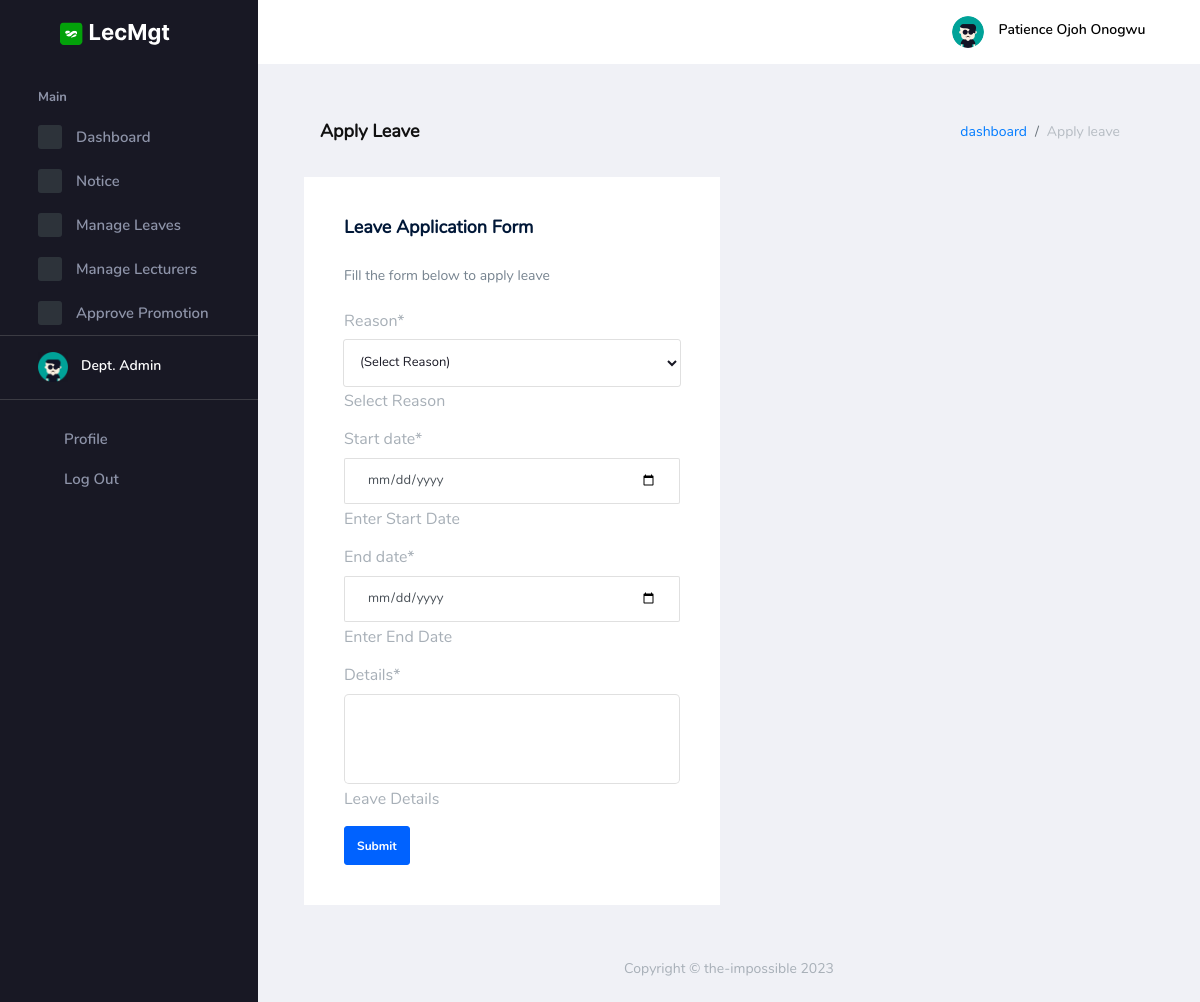
Screenshot of /auth/apply_leave (signed in) with the database file from the repository.
### lecMgt_auth/models.py (models this page shows, shortened)
class User(AbstractBaseUser, PermissionsMixin):
    user_id = models.UUIDField(
        default=uuid.uuid4, primary_key=True, unique=True, editable=False)
    email = models.CharField(max_length=100, db_index=True,
                             unique=True, verbose_name='email address', blank=True)
    name = models.CharField(
        max_length=100, db_index=True, blank=True, null=True)
    pics = models.ImageField(
        default='img/user.png', upload_to='uploads/', null=True)
    department = models.ForeignKey(
        Department, on_delete=models.CASCADE, blank=True, null=True,)
    date_joined = models.DateTimeField(
        verbose_name='date_joined', auto_now_add=True)
    last_login = models.DateTimeField(
        verbose_name='last_login', auto_now=True, null=True)
    is_active = models.BooleanField(default=True)
    is_staff = models.BooleanField(default=False)
    is_dept = models.BooleanField(default=False)
    is_central = models.BooleanField(default=False)
    is_dean = models.BooleanField(default=False)
    is_hod = models.BooleanField(default=False)
    is_superuser = models.BooleanField(default=False)
    USERNAME_FIELD = 'email'
    REQUIRED_FIELDS = ['name',]
    objects = UserManager()
    class Meta:
        db_table = 'Users'
        verbose_name_plural = 'Users'

class Reasons(models.Model):
    reason_id = models.UUIDField(
        default=uuid.uuid4, primary_key=True, unique=True, editable=False)
    reason_title = models.CharField(max_length=50, unique=True)
    def __str__(self):
        return self.reason_title
    class Meta:
        db_table = 'Reasons'
        verbose_name_plural = 'Reasons'

class Leave(models.Model):
    leave_id = models.UUIDField(
        default=uuid.uuid4, primary_key=True, unique=True, editable=False)
    user = models.ForeignKey(
        User, on_delete=models.CASCADE, blank=True, null=True)
    start_date = models.DateField(null=True)
    end_date = models.DateField(null=True)
    details = models.TextField(blank=True, null=True)
    reason = models.ForeignKey(
        Reasons, on_delete=models.CASCADE, blank=True, null=True)
    dept_approval = models.BooleanField(default=False)
    created = models.DateTimeField(
        verbose_name='date_created', auto_now_add=True)
    class Meta:
        db_table = 'Leave'
        verbose_name_plural = 'Leave'

### lecMgt_auth/views.py (the view, shortened to what this page needs)
# urls.py: path('apply_leave', LeaveCreateView.as_view(), name="apply_leave"),
class LeaveCreateView(LoginRequiredMixin, SuccessMessageMixin, CreateView):
    model = Leave
    form_class = LeaveApplicationForm
    template_name = "backend/auth/leave/create_update_leave.html"
    success_message = "Leave has been requested successfully!"
    def get_context_data(self, **kwargs):
        context = super().get_context_data(**kwargs)
        context["type"] = 'Apply'
        return context

### lecMgt_auth/forms.py
class LeaveApplicationForm(forms.ModelForm):
    details = forms.CharField(help_text='Leave Details', widget=forms.Textarea(
        attrs={
            'class': 'form-control form-control-lg input-lg',
            'rows': 3,
        }
    ))
    reason = forms.ModelChoiceField(queryset=Reasons.objects.all(), empty_label="(Select Reason)", required=True, help_text="Select Reason",  widget=forms.Select(
        attrs={
            'class': 'form-control',
        }
    ))
    start_date = forms.DateField(help_text='Enter Start Date', widget=forms.TextInput(
        attrs={
            'class': 'form-control',
            'type': 'date',
        }
    ))
    end_date = forms.DateField(help_text='Enter End Date', widget=forms.TextInput(
        attrs={
            'class': 'form-control',
            'type': 'date',
        }
    ))
    class Meta:
        model = Leave
        fields = ('reason', 'start_date', 'end_date', 'details')

### Templates/backend/auth/leave/create_update_leave.html (shortened to what this page needs)
{% extends 'base.html' %}
{% load crispy_forms_tags %}
{% load static %}
{% block head %}{% include 'partials/auth_head.html' %}{% endblock head %}
{% block body %}
    <div class="container-scroller">
      {% block nav %}{% include 'partials/auth_nav.html' %}{% endblock nav %}
      <div class="container-fluid page-body-wrapper">
        {% include 'partials/auth_sidebar.html' %}
        <div class="main-panel">
          <div class="content-wrapper">
            <div class="page-header">
              <h3 class="page-title"> {{type}} Leave</h3>
              <nav aria-label="breadcrumb">
                <ol class="breadcrumb">
                  <li class="breadcrumb-item"><a href="{% url 'auth:dashboard' %}">dashboard</a></li>
                  <li class="breadcrumb-item active" aria-current="page">{{type}} leave</li>
                </ol>
              </nav>
            </div>
            <div class="row">
              <div class="col-md-6 grid-margin stretch-card">
                <div class="card">
                  <div class="card-body">
                    <h4 class="card-title">Leave Application Form</h4>
                    <p class="card-description"> Fill the form below to {{type|lower}} leave </p>
                    <form class="forms-sample" method="POST" enctype="multipart/form-data">
                      {{ form|crispy }}
                      <button type="submit" class="btn btn-primary mr-2">Submit</button>
                    </form>
                  </div>
                </div>
              </div>
            </div>
          </div>
          {% block footer %}{% include 'partials/auth_footer.html' %}{% endblock footer %}
        </div>
      </div>
    </div>
  {% endblock %}

### Templates/partials/auth_nav.html (shortened to what this page needs)
{% load static %}
<nav class="navbar default-layout-navbar col-lg-12 col-12 p-0 fixed-top d-flex flex-row">
    <div class="text-center navbar-brand-wrapper d-flex align-items-center justify-content-center">
      <a class="navbar-brand brand-logo" href="{% url 'basic:home' %}"><img src="{% static 'auth/assets/images/logo.svg' %}" alt="logo" /></a>
    </div>
    <div class="navbar-menu-wrapper d-flex align-items-stretch">
      <button class="navbar-toggler navbar-toggler align-self-center" type="button" data-toggle="minimize">
        <span class="mdi mdi-menu"></span>
      </button>
      <ul class="navbar-nav navbar-nav-right">
        <li class="nav-item nav-profile dropdown">
          <a class="nav-link dropdown-toggle" id="profileDropdown" href="#" data-toggle="dropdown" aria-expanded="false">
            <div class="nav-profile-img">
              <img src="{{ request.user.pics.url }}" alt="image">
            </div>
            <div class="nav-profile-text">
              <p class="mb-1 text-black">{{request.user.name}}</p>
            </div>
          </a>
        </li>
      </ul>
    </div>
  </nav>

### Templates/partials/auth_sidebar.html (shortened to what this page needs)
{% load static %}
<nav class="sidebar sidebar-offcanvas" id="sidebar">
  <ul class="nav">
    <li class="nav-item nav-category">Main</li>
    <li class="nav-item">
      <a class="nav-link" href="{% url 'auth:dashboard' %}">
        <span class="icon-bg"><i class="mdi mdi-cube menu-icon"></i></span>
        <span class="menu-title">Dashboard</span>
      </a>
    </li>
    {% if request.user.is_staff %}
    <li class="nav-item">
      <a class="nav-link" data-toggle="collapse" href="#ui-basic" aria-expanded="false" aria-controls="ui-basic">
        <span class="icon-bg"><i class="mdi mdi-crosshairs-gps menu-icon"></i></span>
        <span class="menu-title">Accounts</span>
        <i class="menu-arrow"></i>
      </a>
      <div class="collapse" id="ui-basic">
        <ul class="nav flex-column sub-menu">
          <li class="nav-item"> <a class="nav-link" href="{% url 'auth:create_account' %}">Create Account</a></li>
          <li class="nav-item"> <a class="nav-link" href="{% url 'auth:manage_accounts' %}">Manage Accounts</a></li>
        </ul>
      </div>
    </li>
    <li class="nav-item">
      <a class="nav-link" href="{% url 'auth:manage_promotion' %}">
        <span class="icon-bg"><i class="mdi mdi-chart-bar menu-icon"></i></span>
        <span class="menu-title">View Promotions</span>
      </a>
    </li>
    {% elif request.user.is_dept or request.user.is_hod %}
    <li class="nav-item">
      <a class="nav-link" data-toggle="collapse" href="#ui-notice" aria-expanded="false" aria-controls="ui-notice">
        <span class="icon-bg"><i class="mdi mdi-table-large menu-icon"></i></span>
        <span class="menu-title">Notice</span>
        <i class="menu-arrow"></i>
      </a>
    </li>
    <li class="nav-item">
      <a class="nav-link" href="{% url 'auth:manage_leaves' %}">
        <span class="icon-bg"><i class="mdi mdi-chart-bar menu-icon"></i></span>
        <span class="menu-title">Manage Leaves</span>
      </a>
    </li>
    <li class="nav-item">
      <a class="nav-link" href="{% url 'auth:manage_lecturers' %}">
        <span class="icon-bg"><i class="mdi mdi-chart-bar menu-icon"></i></span>
        <span class="menu-title">Manage Lecturers</span>
      </a>
    </li>
    <li class="nav-item">
      <a class="nav-link" href="{% url 'auth:manage_promotion' %}">
        <span class="icon-bg"><i class="mdi mdi-chart-bar menu-icon"></i></span>
        <span class="menu-title">Approve Promotion</span>
      </a>
    </li>
    {% endif %}
    <li class="nav-item sidebar-user-actions">
      <div class="user-details">
        <div class="d-flex justify-content-between align-items-center">
          <div>
            <div class="d-flex align-items-center">
              <div class="sidebar-profile-img">
                <img src="{{ request.user.pics.url }}" width="30" alt="image">
              </div>
              <div class="sidebar-profile-text">
                <p class="mb-1">
                  {% if request.user.is_staff %}
                    System admin
                  {% elif request.user.is_central %}
                    Central admin
                    {% elif request.user.is_dean %}
                    Dean office
                    {% elif request.user.is_hod %}
                    HOD office
                    {% elif request.user.is_dept %}
                    Dept. Admin
                    {% else %}
                    Lecturer
                  {% endif %}
                </p>
              </div>
            </div>
          </div>
        </div>
      </div>
    </li>
    <li class="nav-item sidebar-user-actions">
      <div class="sidebar-user-menu">
        <a href="{% url 'auth:profile' request.user.user_id %}" class="nav-link"><i class="mdi mdi-account-outline menu-icon"></i>
          <span class="menu-title">Profile</span>
        </a>
      </div>
    </li>
    <li class="nav-item sidebar-user-actions">
      <div class="sidebar-user-menu">
        <a data-toggle="modal" data-target="#basicModal" style="cursor: pointer;" class="nav-link"><i class="mdi mdi-logout menu-icon"></i>
          <span class="menu-title">Log Out</span></a>
      </div>
    </li>
  </ul>
</nav>

### rows the page displays
User: user.pics (placeholder picture), user.name "Patience Ojoh Onogwu"
Reasons: reason "(Select Reason)"

### other values shown
{{ type }} "Apply"
{{ type|lower }} "apply"
